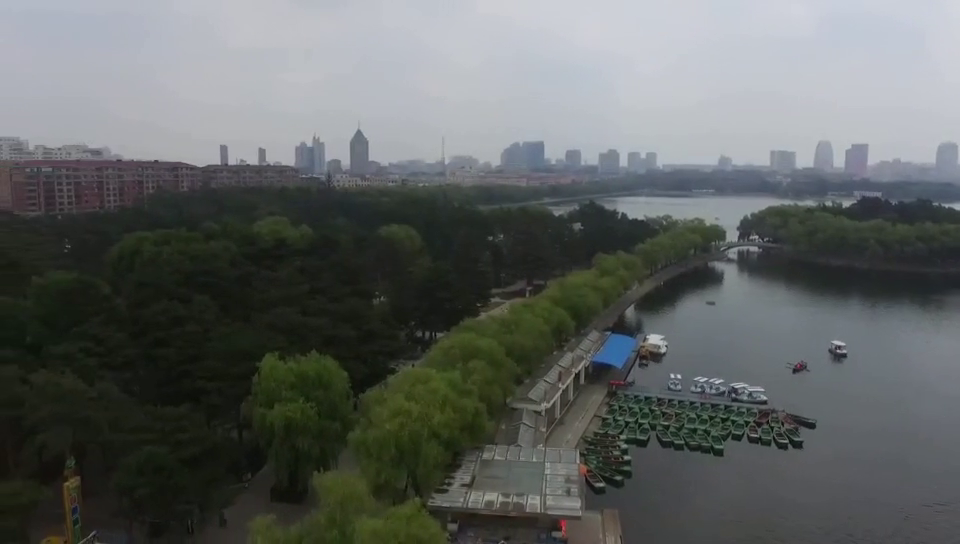
#> input picture frame 62 of cv/opencv/第2-7章笔记课件/test.mp4, 960 x 544 px, given in place of parking_video.mp4, which was not available
$ jupyter execute image-processing.ipynb   (text cells are left out)
#> lines starting #> are read from the running program, lines starting #| are printed output that depends on the picture; after the words box and inside, x2 and y2 are one past the last pixel; in counts of white or black regions, pixels touching at a corner belong together; pictures that were not available may be replaced by others from this repository, and a replacement may not be noted
[cell 1]
import cv2 as cv
import numpy as np
import pprint

[cell 2]
flags = [i for i in dir(cv) if i.startswith('COLOR_')]
pprint.pprint(flags[:5])

[cell 3]
cap = cv.VideoCapture('../images/parking_video.mp4')
while True:
    # take each frame
    _, frame = cap.read()
#> frame is the input picture: shape (544, 960, 3); mean B, G, R 97.8, 99.5, 95.6
    # convert BGR to HSV
    hsv = cv.cvtColor(frame, cv.COLOR_BGR2HSV)
#> hsv: shape (544, 960, 3); mean H, S, V 79.4, 42.7, 103.2
    # define range of blue color in HSV
    lower = np.array([50, 50, 50])
    upper = np.array([130, 255, 255])
    # Threshold the HSV image to get only blue color
    mask = cv.inRange(hsv, lower, upper)
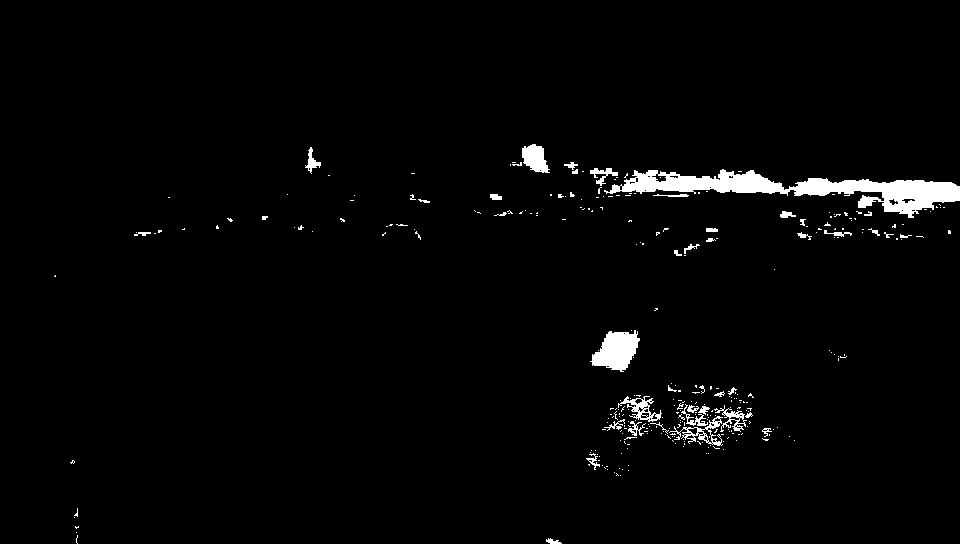
#> mask: shape (544, 960); 2.3% white; 310 white regions (267 under 20 px), largest, box (x1, y1, x2, y2) and area: (604, 169, 960, 218) 6049, (590, 330, 640, 372) 1308, (522, 144, 550, 173) 540
    # bitwise-And mask and original image
    res = cv.bitwise_and(frame, frame, mask)
#     cv.imshow('frame', frame)
#     cv.imshow('mask', mask)
    cv.imshow('res', res)
    k = cv.waitKey(5) & 0xFF
#> (key Esc is pressed here)
    if k ==27:
        break

cv.destroyAllWindows()

[cell 4]
green = np.uint8([[[0,255,0]]])
hsv_green = cv.cvtColor(green, cv.COLOR_BGR2HSV)
print(hsv_green)

[cell 5]
red = np.uint8([[[0,0,255]]])
hsv_red = cv.cvtColor(red, cv.COLOR_BGR2HSV)
print(hsv_red)

[cell 6]
blue = np.uint8([[[255,0,0]]])
hsv_blue = cv.cvtColor(blue, cv.COLOR_BGR2HSV)
print(hsv_blue)

[cell 7]
img = cv.imread('../images/mm.jpg')
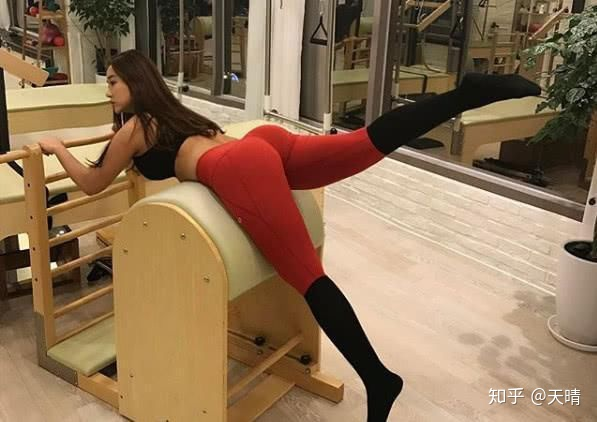
#> input picture cv/opencv/images/mm.jpg, 597 x 422 px
#> img is the input picture: shape (422, 597, 3); mean B, G, R 85.8, 114.4, 142.4

[cell 8]
def cv_show(name, img):
    cv.imshow(name, img)
    cv.waitKey(0)
    cv.destroyAllWindows()

[cell 9]
cv_show('MM', img)

[cell 10]
img.shape
#> Out = (422, 597, 3)

[cell 11]
# 通过指定缩放比例fx，fy
res = cv.resize(img, None, fx=2, fy=2, interpolation=cv.INTER_CUBIC)
cv_show('res', res)

[cell 12]
res.shape
#> Out = (844, 1194, 3)

[cell 13]
# 指定目标图像大小
h, w = img.shape[:2]
#> h = 422; w = 597
res1 = cv.resize(img, (2*w, 2*h), interpolation=cv.INTER_CUBIC)
res1.shape
#> Out = (844, 1194, 3)

[cell 14]
cv_show('res1', res)

[cell 15]
img1 = cv.imread('../images/mm.jpg', 0)
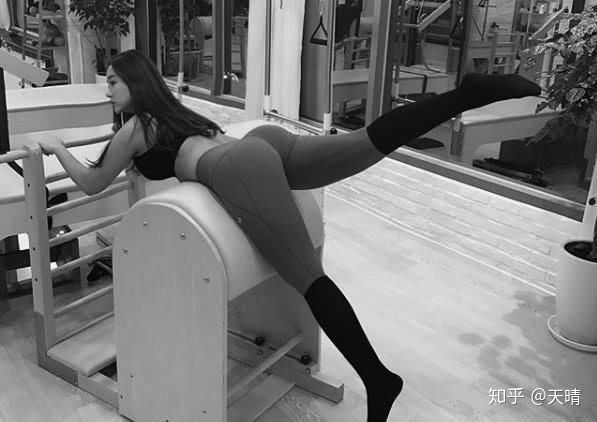
#> img1: shape (422, 597); min 0, max 255, mean 119.5
cv_show('img1', img1)

[cell 16]
h, w = img1.shape

[cell 17]
M = np.float32([[1,0,100], [0,1,50]])

[cell 18]
M

[cell 19]
dst = cv.warpAffine(img, M, (w, h)) # M表示平移的位移，（w, h）表示平移后的图像尺寸
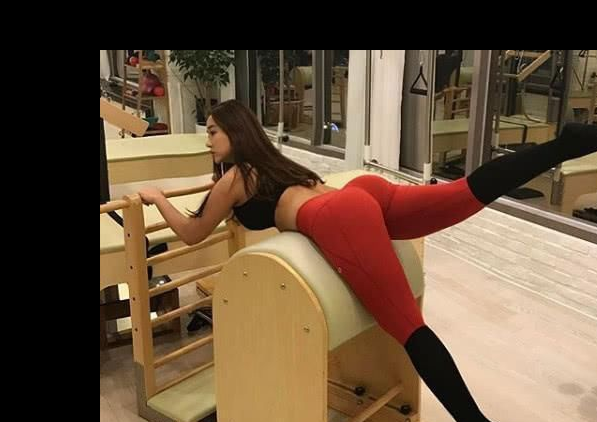
#> dst: shape (422, 597, 3); mean B, G, R 60.4, 81.6, 103.5
cv_show('dst', dst)

[cell 20]
# 获取变换矩阵M
M = cv.getRotationMatrix2D(((w-1)/2.0, (h-1)/2.0), 90, 1) # theta=90, scale=1
# 放射变换 旋转
dst = cv.warpAffine(img1, M, (w, h))
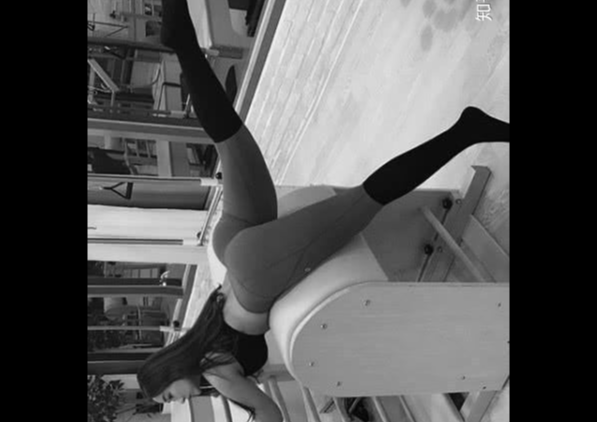
#> dst: shape (422, 597); min 0, max 244, mean 85.2
dst.shape
#> Out = (422, 597)

[cell 21]
cv_show('dst', dst)

[cell 22]
import matplotlib.pyplot as plt
mm = cv.imread('../images/mm.jpg')
img = cv.cvtColor(mm, cv.COLOR_BGR2RGB)
rows, cols, ch = img.shape
#> rows = 422; cols = 597
pts1 = np.float32([[50,50],[200,50],[50,200]])
pts2 = np.float32([[10,100],[200,50],[100,250]])
M = cv.getAffineTransform(pts1,pts2) # pts1输入位置  pts2输出位置
dst = cv.warpAffine(img,M,(cols,rows))
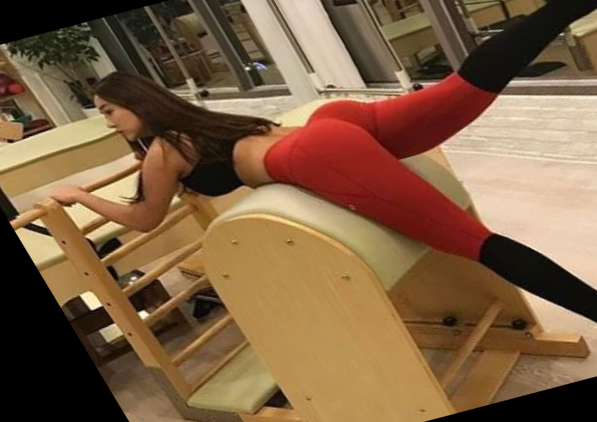
#> dst: shape (422, 597, 3); mean R, G, B 126.9, 96.7, 67.7
plt.subplot(121),plt.imshow(img),plt.title('Input')
plt.subplot(122),plt.imshow(dst),plt.title('Output')
plt.show()

[cell 23]
img = cv.imread('../images/mm.jpg')
img = cv.cvtColor(img, cv.COLOR_BGR2RGB)
rows,cols,ch = img.shape
pts1 = np.float32([[56,65],[368,52],[28,387],[389,390]])
pts2 = np.float32([[0,0],[300,0],[0,300],[300,300]])
M = cv.getPerspectiveTransform(pts1,pts2)
dst = cv.warpPerspective(img,M,(300,300))
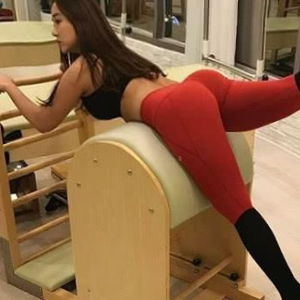
#> dst: shape (300, 300, 3); mean R, G, B 142.9, 104.8, 72
plt.subplot(121),plt.imshow(img),plt.title('Input')
plt.subplot(122),plt.imshow(dst),plt.title('Output')
plt.show()

$ run again, starting later in the video
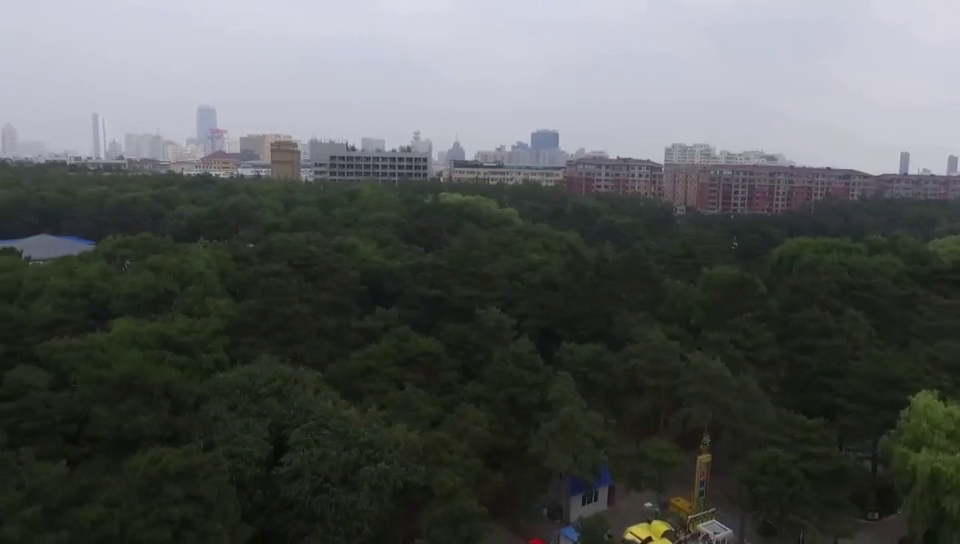
#> input picture frame 279 of cv/opencv/第2-7章笔记课件/test.mp4, 960 x 544 px, given in place of parking_video.mp4, which was not available
#> frame is the input picture: shape (544, 960, 3); mean B, G, R 86.5, 88.2, 85.2
#> hsv: shape (544, 960, 3); mean H, S, V 71.7, 50.4, 92.8
#> `mask = cv.inRange(hsv, lower, upper)`:
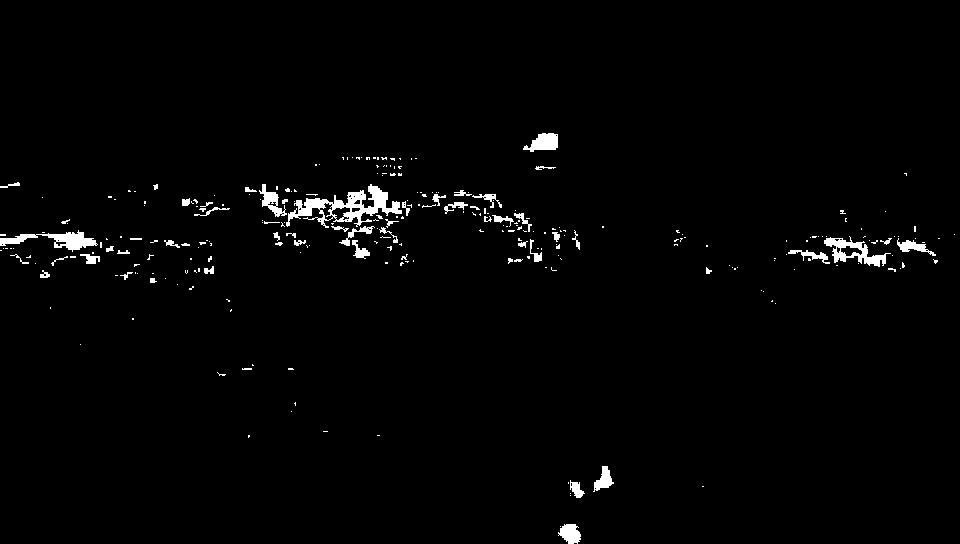
#> mask: shape (544, 960); 1.7% white; 277 white regions (219 under 20 px), largest, box (x1, y1, x2, y2) and area: (286, 184, 402, 228) 1749, (0, 230, 98, 252) 800, (824, 236, 891, 267) 747
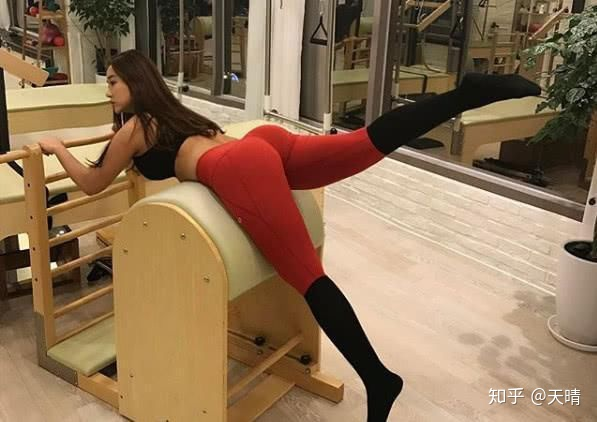
#> input picture cv/opencv/images/mm.jpg, 597 x 422 px
#> img is the input picture: shape (422, 597, 3); mean B, G, R 85.8, 114.4, 142.4

$ run again, starting later in the video
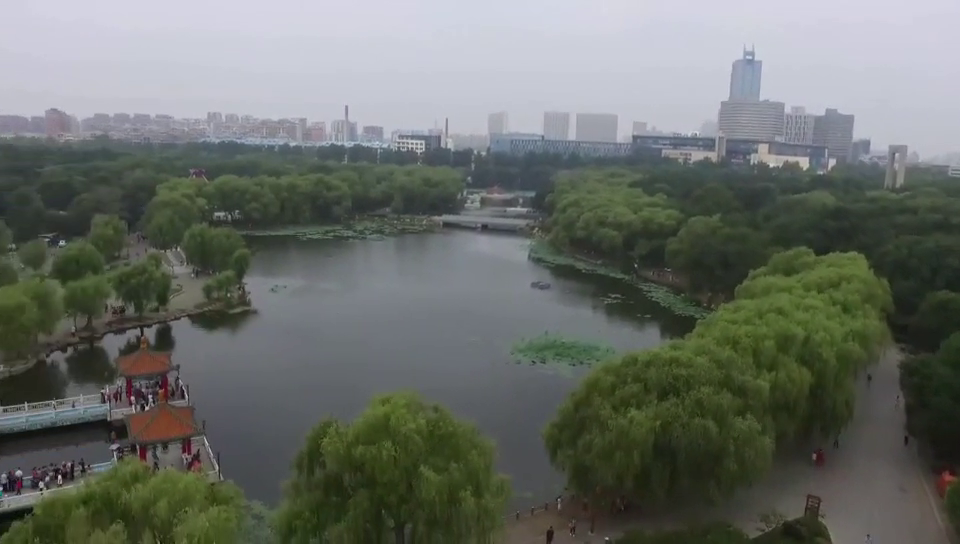
#> input picture frame 497 of cv/opencv/第2-7章笔记课件/test.mp4, 960 x 544 px, given in place of parking_video.mp4, which was not available
#> frame is the input picture: shape (544, 960, 3); mean B, G, R 103.7, 109.7, 104.9
#> hsv: shape (544, 960, 3); mean H, S, V 75, 50.2, 114.5
#> `mask = cv.inRange(hsv, lower, upper)`:
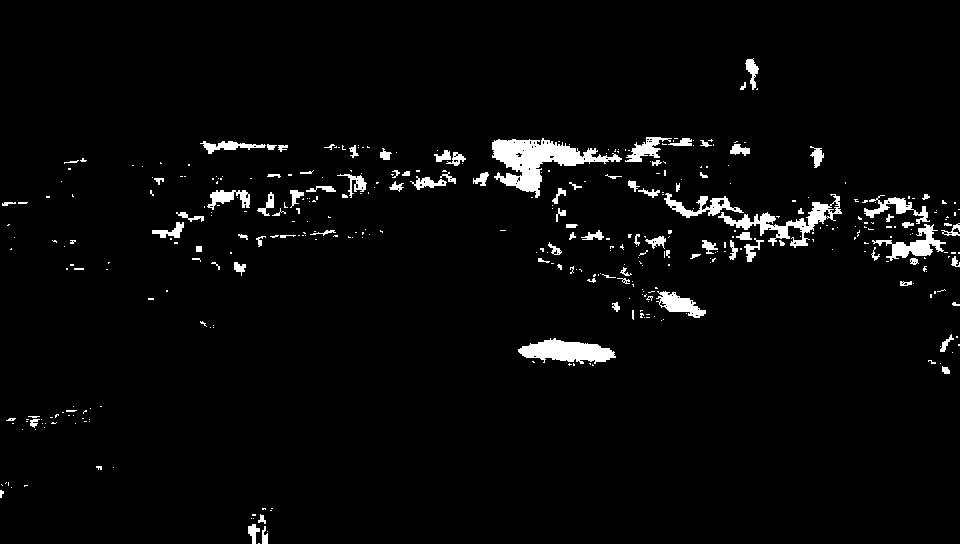
#> mask: shape (544, 960); 3.3% white; 393 white regions (295 under 20 px), largest, box (x1, y1, x2, y2) and area: (492, 138, 622, 198) 3002, (518, 338, 616, 364) 1556, (718, 194, 842, 248) 1521
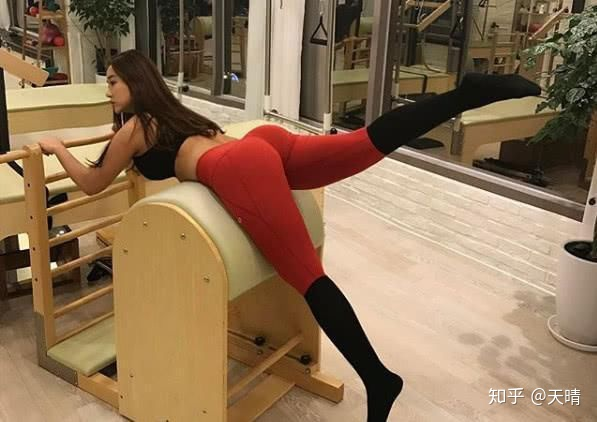
#> input picture cv/opencv/images/mm.jpg, 597 x 422 px
#> img is the input picture: shape (422, 597, 3); mean B, G, R 85.8, 114.4, 142.4
